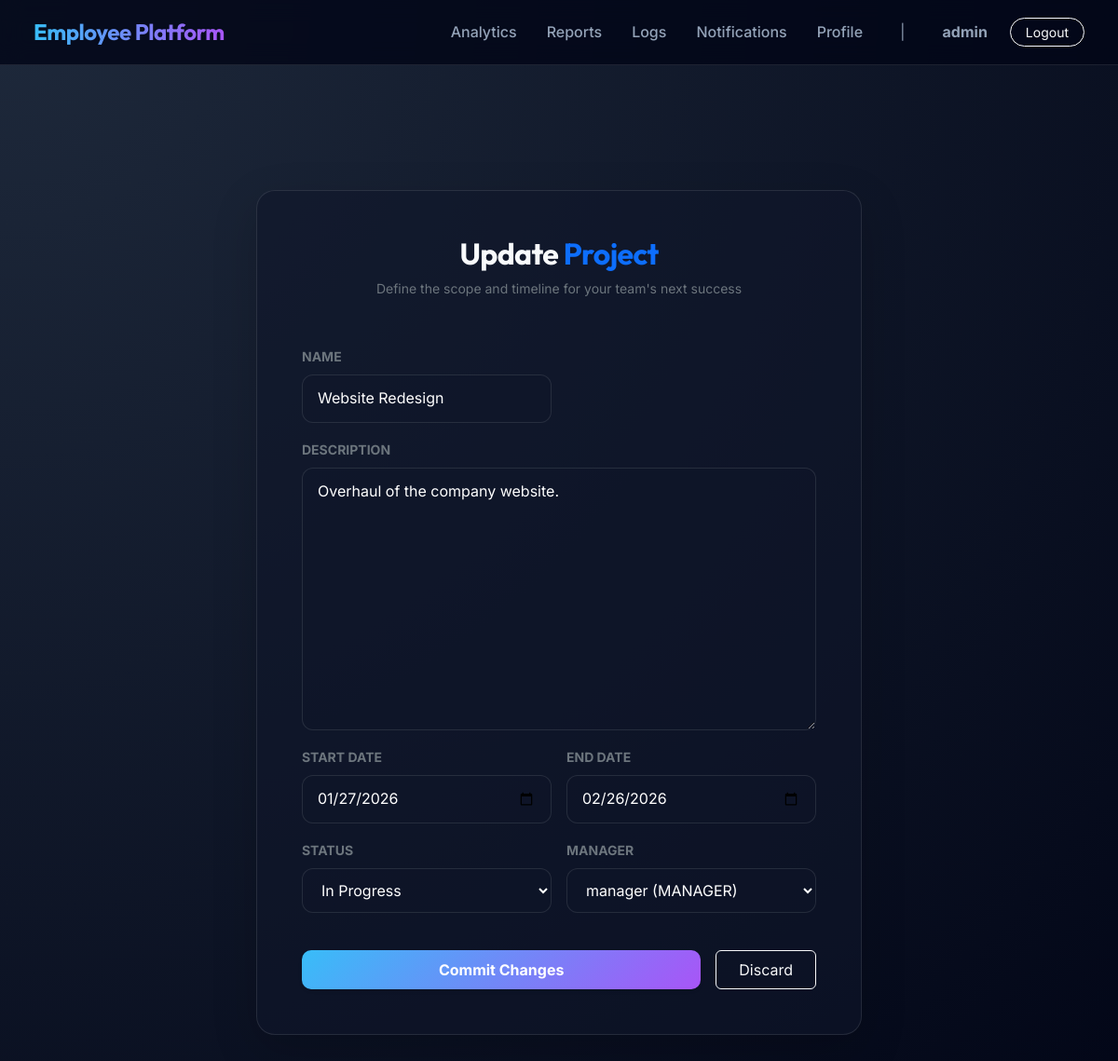
Screenshot of /projects/1/update/ (signed in) with the database file from the repository.
### core/models.py (models this page shows)
class User(AbstractUser):
    ROLE_CHOICES = (
        ('ADMIN', 'Admin'),
        ('MANAGER', 'Manager'),
        ('EMPLOYEE', 'Employee'),
    )
    role = models.CharField(max_length=20, choices=ROLE_CHOICES, default='EMPLOYEE')
    department = models.CharField(max_length=100, blank=True, null=True)
    def __str__(self):
        return f"{self.username} ({self.role})"

### projects/models.py (models this page shows, shortened)
class Project(models.Model):
    STATUS_CHOICES = (
        ('PLANNED', 'Planned'),
        ('IN_PROGRESS', 'In Progress'),
        ('COMPLETED', 'Completed'),
        ('ON_HOLD', 'On Hold'),
    )
    name = models.CharField(max_length=200)
    description = models.TextField()
    start_date = models.DateField()
    end_date = models.DateField()
    status = models.CharField(max_length=20, choices=STATUS_CHOICES, default='PLANNED')
    manager = models.ForeignKey(settings.AUTH_USER_MODEL, on_delete=models.CASCADE, related_name='managed_projects')

### projects/views.py (the view)
# urls.py: path('<int:pk>/update/', views.ProjectUpdateView.as_view(), name='project_update'),
class ProjectUpdateView(LoginRequiredMixin, ManagerCheckMixin, UpdateView):
    model = Project
    form_class = ProjectForm
    template_name = 'projects/project_form.html'
    success_url = reverse_lazy('project_list')

### projects/forms.py
class ProjectForm(forms.ModelForm):
    class Meta:
        model = Project
        fields = ['name', 'description', 'start_date', 'end_date', 'status', 'manager']
        widgets = {
            'start_date': forms.DateInput(attrs={'type': 'date'}),
            'end_date': forms.DateInput(attrs={'type': 'date'}),
        }

### projects/views.py (called while the page is built)
    def test_func(self):
        return self.request.user.role in ['ADMIN', 'MANAGER']

### projects/templates/projects/project_form.html (shortened to what this page needs)
{% extends 'core/base.html' %}
{% block content %}
<div class="main-wrapper d-flex align-items-center justify-content-center" style="min-height: 80vh;">
    <div class="glass-card p-5 shadow-lg animate-fade-in" style="width: 100%; max-width: 650px;">
        <div class="text-center mb-5">
            <h2 class="fw-bold mb-2">
                {% if form.instance.pk %}Update <span class="text-primary">Project</span>{% else %}New <span
                    class="text-primary">Initiative</span>{% endif %}
            </h2>
            <p class="text-secondary small">Define the scope and timeline for your team's next success</p>
        </div>
        <form method="post">
            <div class="row g-3 mb-4">
                {% for field in form %}
                <div class="{% if field.name == 'description' %}col-12{% else %}col-md-6{% endif %}">
                    <label class="form-label small text-uppercase fw-bold text-secondary">{{ field.label }}</label>
                    {{ field }}
                </div>
                {% endfor %}
            </div>
            <div class="d-flex gap-3 pt-3">
                <button type="submit" class="btn btn-primary px-5 py-2 fw-bold flex-grow-1 shadow-sm">Commit
                    Changes</button>
                <a href="{% url 'project_list' %}" class="btn btn-outline-light px-4 py-2">Discard</a>
            </div>
        </form>
    </div>
</div>
{% endblock %}

### core/templates/core/base.html (shortened to what this page needs)
<!DOCTYPE html>
<html lang="en">
<head>
    <link href="https://cdn.jsdelivr.net/npm/bootstrap@5.3.0/dist/css/bootstrap.min.css" rel="stylesheet">
    {% load static %}
    <link rel="stylesheet" href="{% static 'core/css/style.css' %}">
</head>
<body data-authenticated="{{ user.is_authenticated|yesno:'true,false' }}">
    <nav class="navbar navbar-expand-lg navbar-dark fixed-top">
        <div class="container-fluid">
            <a class="navbar-brand" href="/">
                <span class="d-none d-sm-inline">Employee Platform</span>
            </a>
            <div class="collapse navbar-collapse" id="navbarNav">
                <ul class="navbar-nav ms-auto align-items-center">
                    {% if user.is_authenticated %}
                    {% if user.role == 'ADMIN' or user.role == 'MANAGER' %}
                    <li class="nav-item">
                        <a class="nav-link" href="{% url 'analytics_dashboard' %}">Analytics</a>
                    </li>
                    <li class="nav-item">
                        <a class="nav-link" href="{% url 'report_dashboard' %}">Reports</a>
                    </li>
                    <li class="nav-item">
                        <a class="nav-link" href="{% url 'activity_logs' %}">Logs</a>
                    </li>
                    {% endif %}
                    <li class="nav-item">
                        <a class="nav-link" href="{% url 'notification_list' %}">Notifications</a>
                    </li>
                    <li class="nav-item">
                        <a class="nav-link" href="{% url 'profile_edit' %}">Profile</a>
                    </li>
                    <li class="nav-item d-none d-lg-block mx-2">
                        <span class="nav-link disabled text-primary opacity-75">|</span>
                    </li>
                    <li class="nav-item">
                        <span class="nav-link text-white fw-bold">{{ user.username }}</span>
                    </li>
                    <li class="nav-item ms-lg-2">
                        <a class="btn btn-outline-light btn-sm px-3 rounded-pill" href="{% url 'logout' %}">Logout</a>
                    </li>
                    {% endif %}
                </ul>
            </div>
        </div>
    </nav>
    <div class="main-wrapper container">
        <div class="animate-fade-in">
            {% block content %}{% endblock %}
        </div>
    </div>
</body>
</html>

### core/static/core/css/style.css (style rules this page uses)
:root { --bg-deep: #0f172a; --bg-darker: #020617; --surface-glass: rgba(30, 41, 59, 0.7); --border-glass: rgba(255, 255, 255, 0.1); --accent-blue: #38bdf8; --accent-purple: #a855f7; --accent-glow: rgba(56, 189, 248, 0.3); --text-primary: #f8fafc; --text-secondary: #94a3b8; --nav-height: 70px; --glass-blur: blur(12px); --transition-smooth: all 0.3s cubic-bezier(0.4, 0, 0.2, 1); }
body { background: radial-gradient(circle at top left, #1e293b, var(--bg-darker)); color: var(--text-primary); font-family: 'Inter', sans-serif; min-height: 100vh; margin: 0; line-height: 1.6; overflow-x: hidden; }
h1, h2, h3, .navbar-brand { font-family: 'Outfit', sans-serif; font-weight: 700; letter-spacing: -0.02em; }
.glass-card { background: rgba(15, 23, 42, 0.6); backdrop-filter: var(--glass-blur); border: 1px solid var(--border-glass); border-radius: 20px; transition: var(--transition-smooth); }
.navbar { height: var(--nav-height); background: rgba(2, 6, 23, 0.8) !important; backdrop-filter: var(--glass-blur); border-bottom: 1px solid var(--border-glass); padding: 0 1.5rem; }
.navbar-brand { font-size: 1.5rem; background: linear-gradient(to right, var(--accent-blue), var(--accent-purple)); -webkit-background-clip: text; background-clip: text; -webkit-text-fill-color: transparent; }
.nav-link { color: var(--text-secondary) !important; font-weight: 500; transition: var(--transition-smooth); margin: 0 0.5rem; }
.main-wrapper { padding-top: calc(var(--nav-height) + 2rem); padding-bottom: 3rem; }
.btn-primary { background: linear-gradient(135deg, var(--accent-blue), var(--accent-purple)); border: none; border-radius: 10px; padding: 0.6rem 1.5rem; font-weight: 600; transition: var(--transition-smooth); }
.animate-fade-in { animation: fadeIn 0.8s ease-out forwards; animation-delay: calc(var(--delay-index, 0) * 100ms); }

### projects/templates/projects/project_form.html (style rules this page uses)
input[type="text"], input[type="date"], select, textarea { display: block; width: 100%; padding: 0.75rem 1rem; background: rgba(15, 23, 42, 0.4); border: 1px solid rgba(255, 255, 255, 0.1); border-radius: 12px; color: white; transition: all 0.3s ease; }
option { background: var(--bg-deep); color: white; }

### rows the page displays
User: username "admin"
Project: form "Website Redesign" "Overhaul of the company website." "01/27/2026" "02/26/2026" "In Progress" "manager (MANAGER)"

### other values shown
{{ field.label }} "NAME" "DESCRIPTION" "START DATE" "END DATE" "STATUS" "MANAGER"
